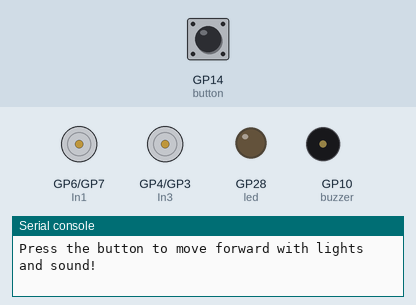
Simulated run of this program. Board: Raspberry Pi Pico running MicroPython. Shown: motor-driver pin pairs drawn as motors (green arrow = first pin HIGH = forward, orange = second pin HIGH = backward, longer = more drive, scaled by the enable pin), output pins drawn as LEDs (lit = HIGH), buzzer (waves = sounding, pin HIGH), the last lines printed to the serial console. Dashed ring = blinking. The inputs (shaded band) are chosen by the test bench; at power-on: GP14 (button) HIGH.

Above: at 1.2 s.
1.3 s: GP14 (button) pulled LOW for 3.2 s
At 2.0 s:
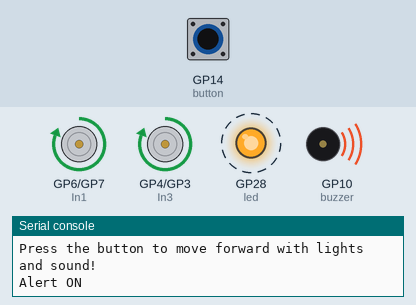
Timing chart, 0 to 6.8 s (numbered marks = the images above; inputs shaded):
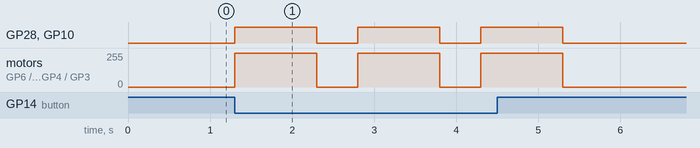

The program:

main.py
```python
from machine import Pin
import time

# Motor setup
In1 = Pin(6, Pin.OUT)
In2 = Pin(7, Pin.OUT)
EN_A = Pin(8, Pin.OUT)

In3 = Pin(4, Pin.OUT)
In4 = Pin(3, Pin.OUT)
EN_B = Pin(2, Pin.OUT)

EN_A.high()
EN_B.high()

# LED and buzzer setup
led = Pin(28, Pin.OUT)
buzzer = Pin(10, Pin.OUT)

# Button input
button = Pin(14, Pin.IN, Pin.PULL_UP)  # Using internal pull-up, button connected to GND

# Movement functions
def move_forward():
    In1.high()
    In2.low()
    In3.high()
    In4.low()

def move_backward():
    In1.low()
    In2.high()
    In3.low()
    In4.high()

def turn_left():
    In1.low()
    In2.high()
    In3.high()
    In4.low()

def turn_right():
    In1.high()
    In2.low()
    In3.low()
    In4.high()

def stop_motors():
    In1.low()
    In2.low()
    In3.low()
    In4.low()

# Alert functions
def alert_on():
    led.high()
    buzzer.high()
    print("Alert ON")

def alert_off():
    led.low()
    buzzer.low()
    print("Alert OFF")

# Main loop
print("Press the button to move forward with lights and sound!")

while True:
    if button.value() == 0:  # Button pressed (LOW)
        move_forward()
        alert_on()
        time.sleep(1)
        stop_motors()
        alert_off()
        time.sleep(0.5)
```

Measured:
- after the input at 1.3 s, GP28 (led), GP10 (buzzer): alternates HIGH for 1.0 s and LOW for 0.50 s, 6 changes in all, then stays LOW, starting at once; motor on GP6 (In1) / GP7 (In2), motor on GP4 (In3) / GP3 (In4): alternates forward 255/255 for 1.0 s and stopped for 0.50 s, 6 changes in all, then stays stopped, starting at once
